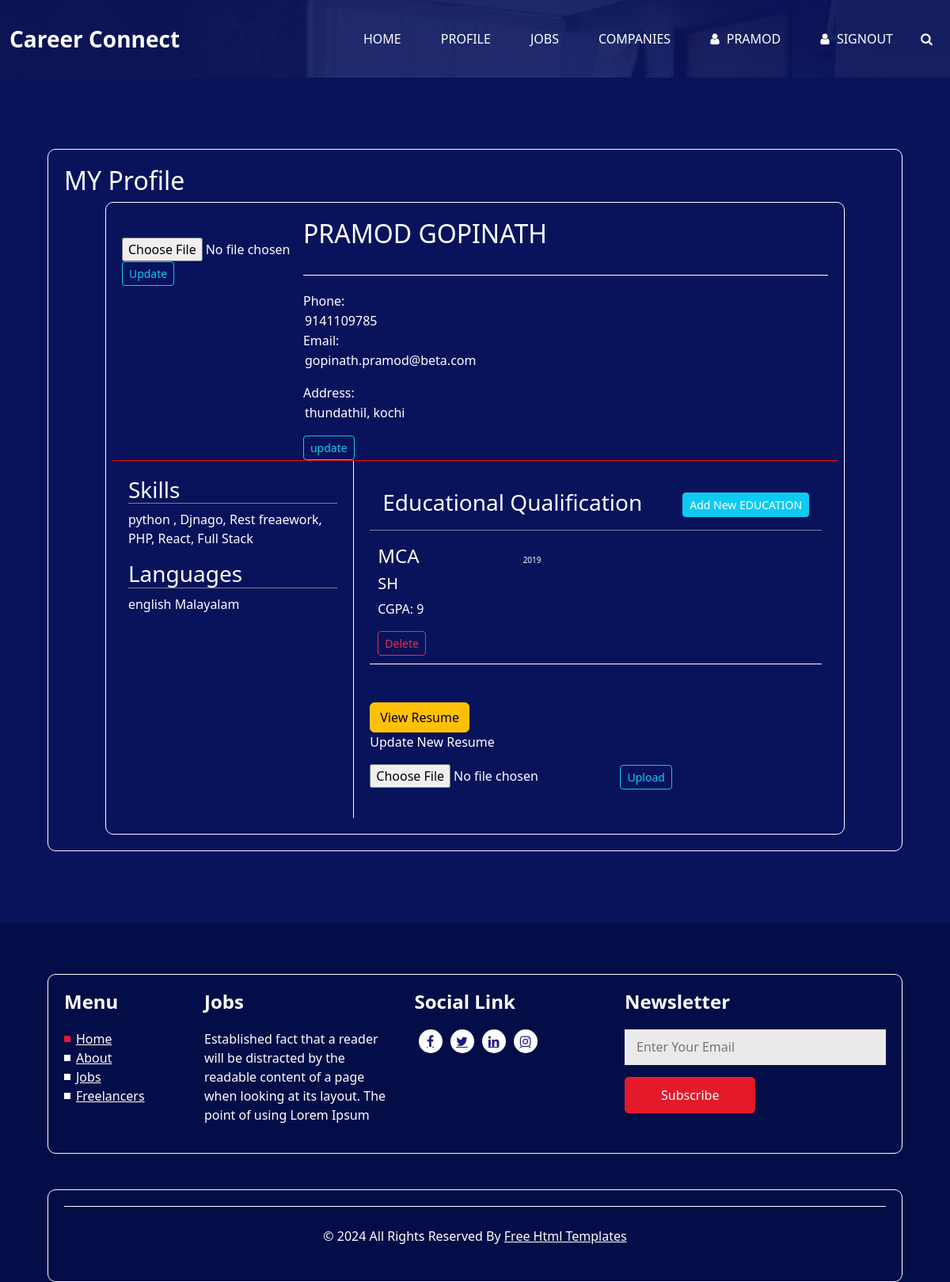
The page /StudentsProfile (signed in) on the database as committed earlier.
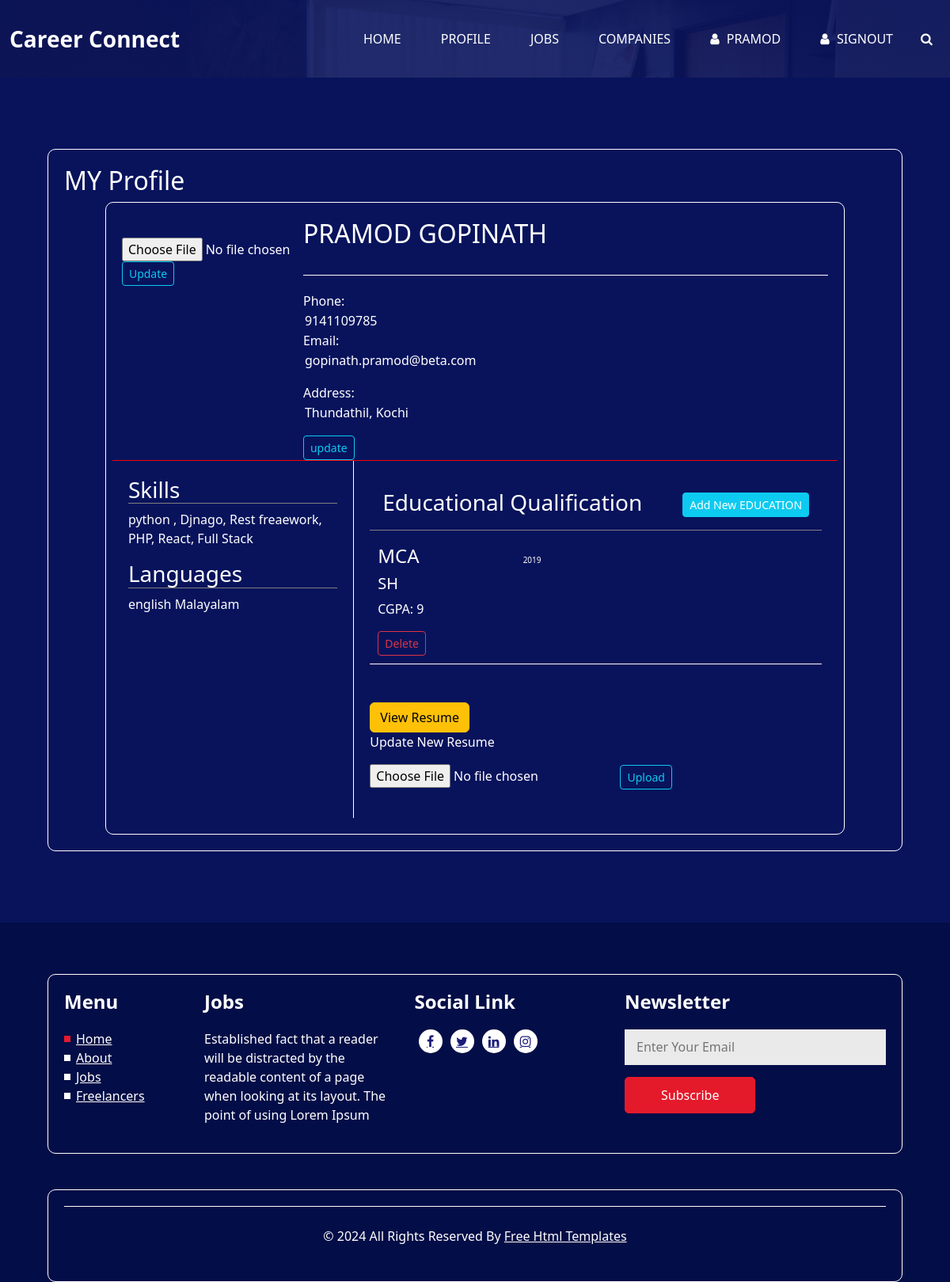
The same page on the database as committed later.
### Home/models.py (models this page shows)
class StudentProfile(models.Model):
    user  = models.ForeignKey(User,on_delete = models.CASCADE,null = True, blank = True)
    last_name = models.CharField(max_length = 255)
    Phone_number = models.IntegerField()
    address = models.CharField(max_length = 1000)
    Bio_Discription = models.CharField(max_length = 2000)
    Skills = models.CharField(max_length = 1000)
    Languages = models.CharField(max_length = 255)
    resume = models.FileField(upload_to="Student_resumes", null=True)
    Photo = models.FileField(upload_to = "student_photo",blank=True)

### Home/views.py (the view)
# urls.py: path("StudentsProfile",views.StudentsProfile,name="StudentsProfile"),
def StudentsProfile(request):
    try:
        profile = StudentProfile.objects.get(user = request.user)
        edu = Education.objects.filter(user = request.user)
    except:
        return render(request,"profileupdate.html")
    context = {
        "profile":profile,
        "edu":edu
    }
    return render(request,"studentprofile.html",context)

### templates/studentprofile.html (shortened to what this page needs)
{% extends "homeindex.html" %}
{% block content %}
<link href="https://cdn.jsdelivr.net/npm/bootstrap@5.3.2/dist/css/bootstrap.min.css" rel="stylesheet">
<section class="job_section layout_padding">
    <div class="container">
    <h2>MY Profile</h2>
    <div class="container">
        <div class="row top resume">
            <div class="col-md-3 photo">
                <br>
                <form action="{%url 'ChangeProfilephoto' profile.id %}" enctype="multipart/form-data" method="post">
                    <input type="file" name="photo" required> <button type="submit" class="btn btn-outline-info btn-sm">Update</button>
                </form>
            </div>
            <div class="col-md-9">
                <div class="bio" >
                <h2 class="head2">{{request.user.first_name}}  {{profile.last_name}}</h2>
                <form action="{%url 'updateprofiledata' profile.id %}" method="post">
                 <br>
                </div>
                <div class="contact">
                    <p>
                        Phone:
                        <input type="text" name="mob" value="{{profile.Phone_number}}" style="background-color: transparent; width:100%; color: white;border: none;">
                        Email:
                        <input type="text" name="email" value="{{request.user.email}}" style="background-color: transparent; width:100%; color: white;border: none;">
                    </p>
                    <p>
                        Address: <input type="text" name="address" value="{{profile.address}}" style="background-color: transparent; width:100%; color: white;border: none;">
                    </p>
                </div>
                <button class="btn btn-outline-info btn-sm">update</button><br>
            </div>
        </div>
        <div class="row content">
            <div class="col-md-4 skills">
                <h3>Skills</h3>
                <p>{{profile.Skills}}</p>
                <h3>Languages</h3>
                <p>{{profile.Languages}}</p>
            </div>
            <div class="col-md-8 education">
                <h3 class="p-3">Educational Qualification &nbsp;&nbsp;&nbsp;&nbsp;&nbsp;  <a data-bs-toggle="modal" data-bs-target="#staticBackdrop" class="btn btn-info btn-sm">Add New EDUCATION</a> <br></h3>
                {% for i in edu %}
              <div class="qualification">
                <h4>{{i.stream}} &nbsp;&nbsp;&nbsp;&nbsp;&nbsp;&nbsp;&nbsp;&nbsp;&nbsp;&nbsp;&nbsp;&nbsp;&nbsp;&nbsp;&nbsp;&nbsp;&nbsp;&nbsp;&nbsp; <small style="font-size: x-small;">{{i.year}}</small></h4>
                <h5>{{i.institution}}</h5>
                <p>CGPA: {{i.CGPA}}</p>
                <a href="{%url 'DeleteStudentEducation' i.id %}" class="btn btn-outline-danger btn-sm">Delete</a>
              </div>
              {% endfor %}
<br><br>
              <a href="{{profile.resume.url}}" target="_blank" class="btn btn-warning">View Resume</a>
              <p>Update New Resume
                <form action="{%url 'UpdateResume' profile.id %}" enctype="multipart/form-data" method="post">
                    <input type="file" name="resume" required>
                    <button type="submit" class="btn btn-outline-info btn-sm">Upload</button>
                </form>
              </p>
            </div>
        </div>
    </div>
    </div>
</section>
{% endblock %}

Rows that differ between the two databases and show on the page:
changed StudentProfile "GOPINATH": address "thundathil, kochi" → "Thundathil, Kochi"
